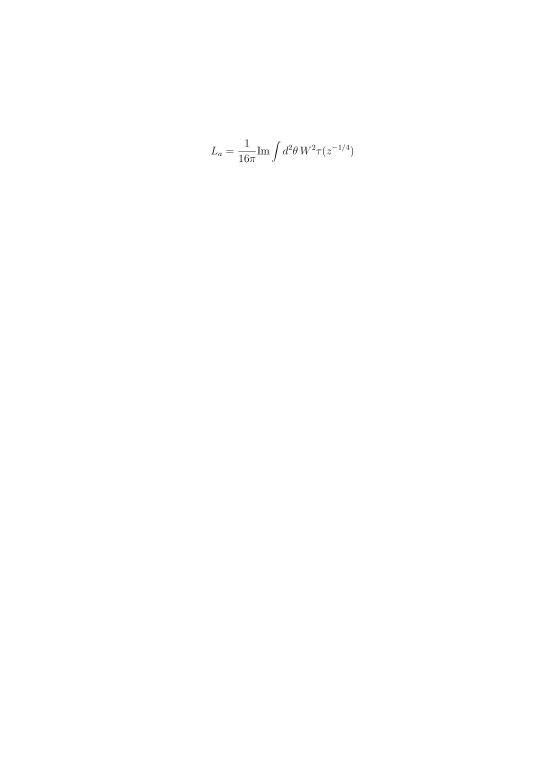
#> input picture data/sample/images/105de61fa3.png, 1654 x 2339 px (shown at 1/3 size)
$ python -i image_utils.py   (imports and definitions only)
#> lines starting #> are read from the running program, lines starting #| are printed output that depends on the picture; after the words box and inside, x2 and y2 are one past the last pixel; in counts of white or black regions, pixels touching at a corner belong together
import PIL
from PIL import Image
import numpy as np

def crop_image(img, output_path, default_size=None):
#> called with img = '../../data/sample/images/105de61fa3.png', output_path = 'out.png'
    old_im = Image.open(img).convert('L')
#> old_im: PIL image 1654x2339 L; 99.9% white; black in thin lines or dots, all inside (x1, y1, x2, y2) = (633, 418, 1060, 487)
    img_data = np.asarray(old_im, dtype=np.uint8) # height, width
    nnz_inds = np.where(img_data!=255)
#> nnz_inds = 2581 positions, rows 418 to 486, columns 633 to 1059
    if len(nnz_inds[0]) == 0:
        if not default_size:
            old_im.save(output_path)
            return False
        else:
            assert len(default_size) == 2, default_size
            x_min,y_min,x_max,y_max = 0,0,default_size[0],default_size[1]
            old_im = old_im.crop((x_min, y_min, x_max+1, y_max+1))
            old_im.save(output_path)
            return False
    y_min = np.min(nnz_inds[0])
#> y_min = 418
    y_max = np.max(nnz_inds[0])
#> y_max = 486
    x_min = np.min(nnz_inds[1])
#> x_min = 633
    x_max = np.max(nnz_inds[1])
#> x_max = 1059
    old_im = old_im.crop((x_min, y_min, x_max+1, y_max+1))
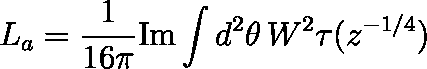
#> old_im: PIL image 427x69 L; 91.2% white; 25 black regions (1 under 20 px), largest, box (x1, y1, x2, y2) and area: (268, 22, 301, 46) 257, (183, 6, 208, 68) 234, (150, 30, 176, 45) 177
    old_im.save(output_path)
    return True

def pad_group_image(img, output_path, pad_size, buckets):
    PAD_TOP, PAD_LEFT, PAD_BOTTOM, PAD_RIGHT = pad_size
    old_im = Image.open(img)
    old_size = (old_im.size[0]+PAD_LEFT+PAD_RIGHT, old_im.size[1]+PAD_TOP+PAD_BOTTOM)
    j = -1
    for i in range(len(buckets)):
        if old_size[0]<=buckets[i][0] and old_size[1]<=buckets[i][1]:
            j = i
            break
    if j < 0:
        new_size = old_size
        new_im = Image.new("RGB", new_size, (255,255,255))
        new_im.paste(old_im, (PAD_LEFT,PAD_TOP))
        new_im.save(output_path)
        return False
    new_size = buckets[j]
    new_im = Image.new("RGB", new_size, (255,255,255))
    new_im.paste(old_im, (PAD_LEFT,PAD_TOP))
    new_im.save(output_path)
    return True

def downsample_image(img, output_path, ratio):
    assert ratio>1, ratio
    old_im = Image.open(img)
    old_size = old_im.size
    new_size = (int(old_size[0]/ratio), int(old_size[1]/ratio))

    new_im = old_im.resize(new_size, PIL.Image.LANCZOS)
    new_im.save(output_path)
    return True

>>> result = crop_image('../../data/sample/images/105de61fa3.png', 'out.png')
